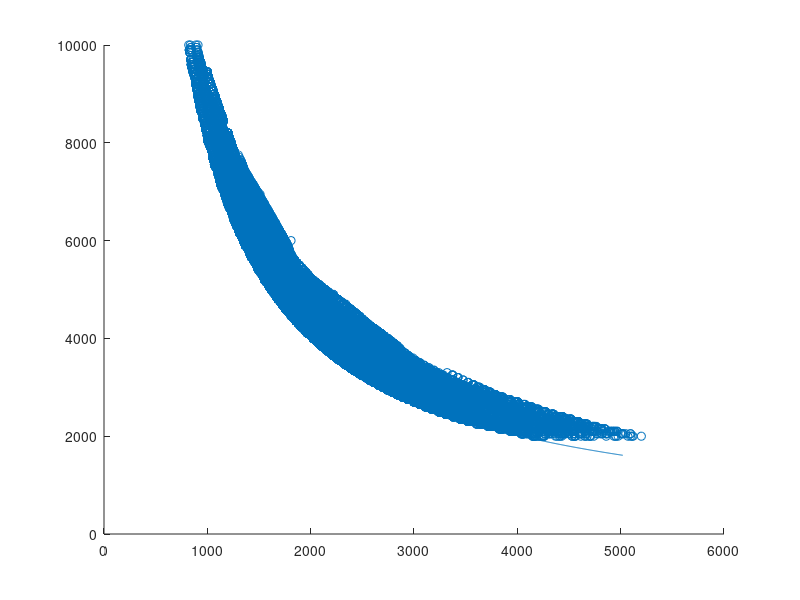

MATLAB code to generate this figure: (Note: this script raises an error after producing the figure.)
load("h1+h2deltaf1.mat");
h=A(:,1);
t=A(:,2);
x=[820:5:5020]; %chosen based on range of data for H1+H2 in delta F1

y=8.0818e+06./(x); % PFR>1/(H1+H2)

scatter(h,t)
hold on
p= plot(x,y)
p(1).LineWidth = 2; %change linewidth to obtain different thickness of line
hold off